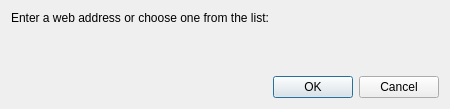
<?xml version="1.0" encoding="UTF-8"?>
<ui version="4.0">
 <class>Otter::OpenAddressDialog</class>
 <widget class="QDialog" name="Otter::OpenAddressDialog">
  <property name="geometry">
   <rect>
    <x>0</x>
    <y>0</y>
    <width>450</width>
    <height>109</height>
   </rect>
  </property>
  <property name="windowTitle">
   <string>Go to Page</string>
  </property>
  <layout class="QVBoxLayout" name="verticalLayout">
   <item>
    <widget class="QLabel" name="label">
     <property name="text">
      <string>Enter a web address or choose one from the list:</string>
     </property>
    </widget>
   </item>
   <item>
    <spacer name="verticalSpacer">
     <property name="orientation">
      <enum>Qt::Vertical</enum>
     </property>
     <property name="sizeHint" stdset="0">
      <size>
       <width>0</width>
       <height>0</height>
      </size>
     </property>
    </spacer>
   </item>
   <item>
    <widget class="QDialogButtonBox" name="buttonBox">
     <property name="orientation">
      <enum>Qt::Horizontal</enum>
     </property>
     <property name="standardButtons">
      <set>QDialogButtonBox::Cancel|QDialogButtonBox::Ok</set>
     </property>
    </widget>
   </item>
  </layout>
 </widget>
 <resources/>
 <connections>
  <connection>
   <sender>buttonBox</sender>
   <signal>accepted()</signal>
   <receiver>Otter::OpenAddressDialog</receiver>
   <slot>accept()</slot>
   <hints>
    <hint type="sourcelabel">
     <x>248</x>
     <y>254</y>
    </hint>
    <hint type="destinationlabel">
     <x>157</x>
     <y>274</y>
    </hint>
   </hints>
  </connection>
  <connection>
   <sender>buttonBox</sender>
   <signal>rejected()</signal>
   <receiver>Otter::OpenAddressDialog</receiver>
   <slot>reject()</slot>
   <hints>
    <hint type="sourcelabel">
     <x>316</x>
     <y>260</y>
    </hint>
    <hint type="destinationlabel">
     <x>286</x>
     <y>274</y>
    </hint>
   </hints>
  </connection>
 </connections>
</ui>
